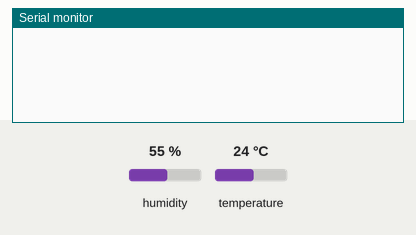
This sketch was run on a simulated ESP8266 (NodeMCU). On the bench: the last lines printed to the serial monitor. Inputs (shaded band) come from the test bench; at power-on: humidity 55 %, temperature 24 °C. A WiFi scan finds three made-up networks.

Above: at 3.2 s.
3.3 s: humidity set to 22 %
At 6.5 s:
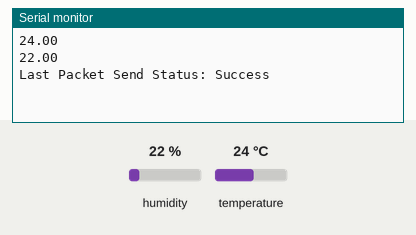
10.0 s: temperature set to 12 °C
At 11.2 s:
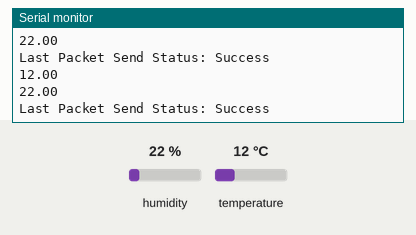
16.7 s: humidity set to 40 %
At 20.6 s:
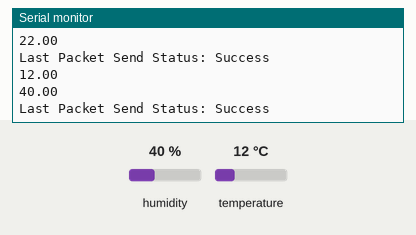
Timing chart, 0 to 22.1 s (numbered marks = the images above; inputs shaded):
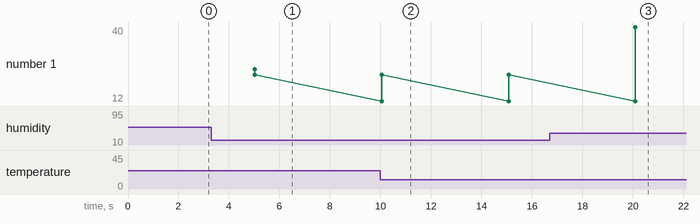

The sketch:

sensor.ino
```cpp
#include <ESP8266WiFi.h>
#include <espnow.h>
#include "DHT.h"

// Set node id
#define NODE_ID 2

// Insert your SSID
constexpr char WIFI_SSID[] = "YOUR_SSID";

// DHT Sensor setup
#define DHTPIN 5      // Pin where the DHT sensor is connected
#define DHTTYPE DHT11 // Type of DHT sensor

DHT dht(DHTPIN, DHTTYPE); // Initialize DHT sensor

// Struct for sending data
typedef struct
{
  int id;            // Device ID
  float temperature; // Temperature reading
  float humidity;    // Humidity reading
} Message;

Message messageData; // Create an instance of the message struct

// ESP-NOW collector's MAC address
uint8_t broadcastAddress[] = {0xFF, 0xFF, 0xFF, 0xFF, 0xFF, 0xFF};

// Callback function when data is sent
void onDataSent(uint8_t *mac_addr, uint8_t sendStatus)
{
  Serial.print("Last Packet Send Status: ");
  if (sendStatus == 0)
  {
    Serial.println("Success");
  }
  else
  {
    Serial.println("Fail");
  }
}

int32_t getWiFiChannel(const char *ssid)
{
  if (int32_t n = WiFi.scanNetworks())
  {
    for (uint8_t i = 0; i < n; i++)
    {
      if (!strcmp(ssid, WiFi.SSID(i).c_str()))
      {
        return WiFi.channel(i);
      }
    }
  }
  return 0;
}

void setup()
{
  Serial.begin(115200); // Start serial communication at 115200 baud rate

  WiFi.mode(WIFI_STA); // Set WiFi mode to Station
  int32_t channel = getWiFiChannel(WIFI_SSID);

  WiFi.printDiag(Serial); // Uncomment to verify channel number before
  wifi_promiscuous_enable(1);
  wifi_set_channel(channel);
  wifi_promiscuous_enable(0);
  WiFi.printDiag(Serial); // Uncomment to verify channel change after

  // Initialize ESP-NOW
  if (esp_now_init() != 0)
  {
    Serial.println("ESP-NOW initialization failed!");
    return;
  }

  // Set ESP-NOW role
  esp_now_set_self_role(ESP_NOW_ROLE_CONTROLLER);

  // Register callback for when data is sent
  esp_now_register_send_cb(onDataSent);

  // Add ESP-NOW peer
  esp_now_add_peer(broadcastAddress, ESP_NOW_ROLE_SLAVE, 1, NULL, 0);

  // Initialize DHT sensor
  dht.begin();
}

void loop()
{
  static unsigned long lastTime = 0;     // Stores last time a message was sent
  const unsigned long timerDelay = 5000; // Delay between messages

  // Check if it's time to send a new message
  if (millis() - lastTime > timerDelay)
  {
    // Read sensor data
    float temperature = dht.readTemperature();
    float humidity = dht.readHumidity();

    // Prepare data
    messageData.id = NODE_ID; // Device ID, adjust as necessary
    messageData.temperature = isnan(temperature) ? -999 : temperature;
    messageData.humidity = isnan(humidity) ? -999 : humidity;
    //    messageData.temperature = random(2100, 3100) / 100.0; // Simulate temperature
    //    messageData.humidity = random(6000, 9000) / 100.0;    // Simulate humidity

    Serial.println(messageData.temperature);
    Serial.println(messageData.humidity);

    // Send data via ESP-NOW
    esp_now_send(broadcastAddress, (uint8_t *)&messageData, sizeof(messageData));

    lastTime = millis(); // Update last time message was sent
  }
}
```

Measured:
- after the input at 3.3 s, the serial monitor: prints a new line after 1.7 s (image 1)
- after the input at 10.0 s, the serial monitor: prints a new line after 0.05 s (image 2)
- after the input at 16.7 s, the serial monitor: prints a new line after 3.4 s (image 3)
- plotted number 1: 22 → 40 after the input at 16.7 s
